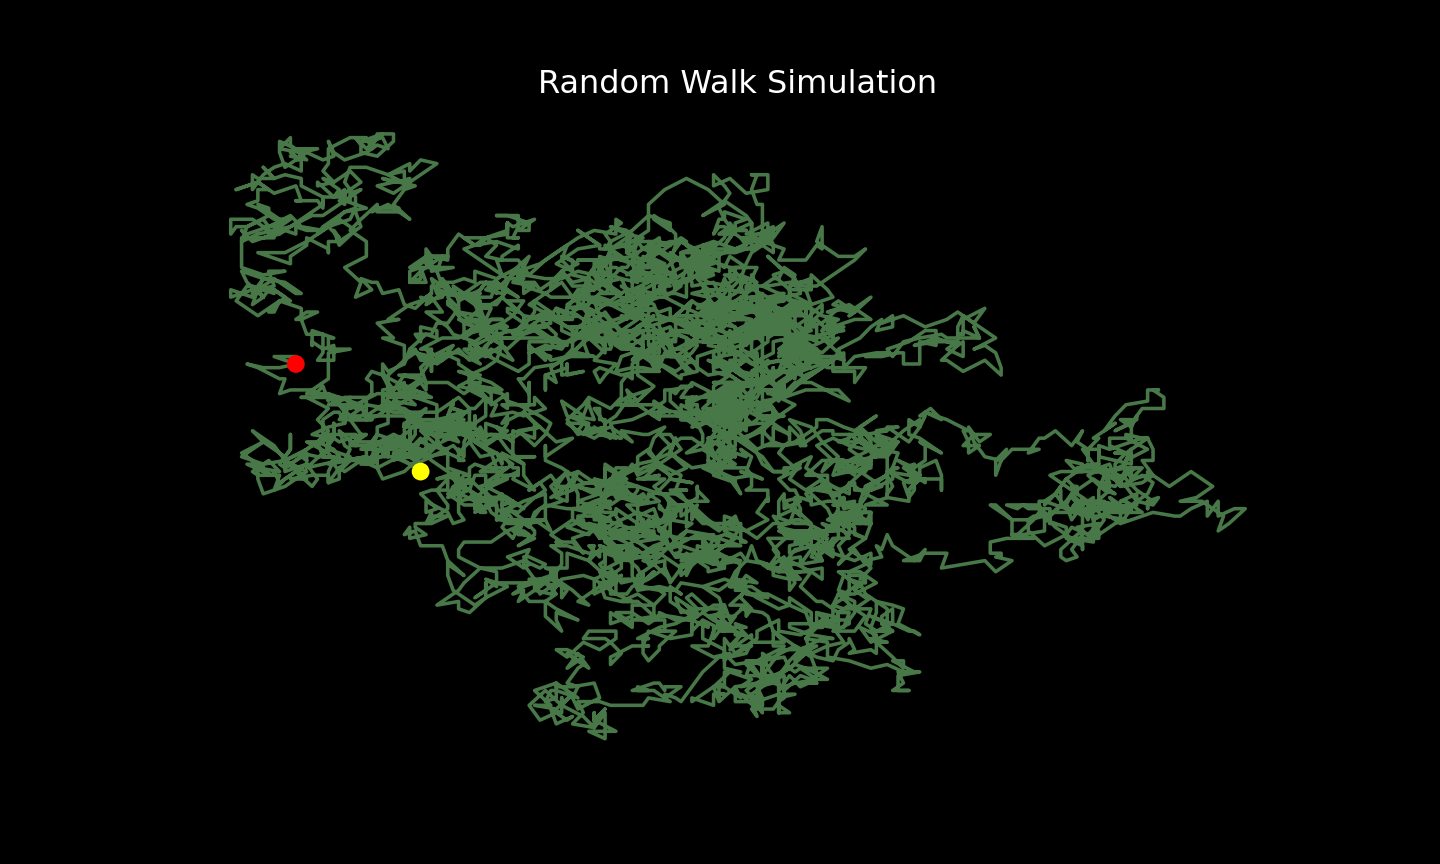

The Python source for this figure:
import matplotlib.pyplot as plt
from random_walk import RandomWalk

while True:
    rw = RandomWalk(5_000)
    rw.fill_walk()

    plt.style.use('dark_background')
    fig, ax = plt.subplots(figsize=(10, 6), dpi=128)

    point_numbers = range(rw.num_points)

    ax.plot(rw.x_values, rw.y_values, c='lightgreen', linewidth=2, alpha=0.5, zorder=1)

    ax.scatter(0, 0, c='yellow', edgecolors='none', s=100, zorder=2)
    ax.scatter(rw.x_values[-1], rw.y_values[-1], c='red', edgecolors='none', s=100, zorder=2)

    ax.set_title("Random Walk Simulation", fontsize=18)
    ax.set_xlabel("X", fontsize=14)
    ax.set_ylabel("Y", fontsize=14)
    ax.grid(False)
    ax.set_axis_off()
    fig.patch.set_facecolor('black')

    plt.show()

    keep_running = input("Make another walk? (y/n): ")
    if keep_running == 'n':
        break
